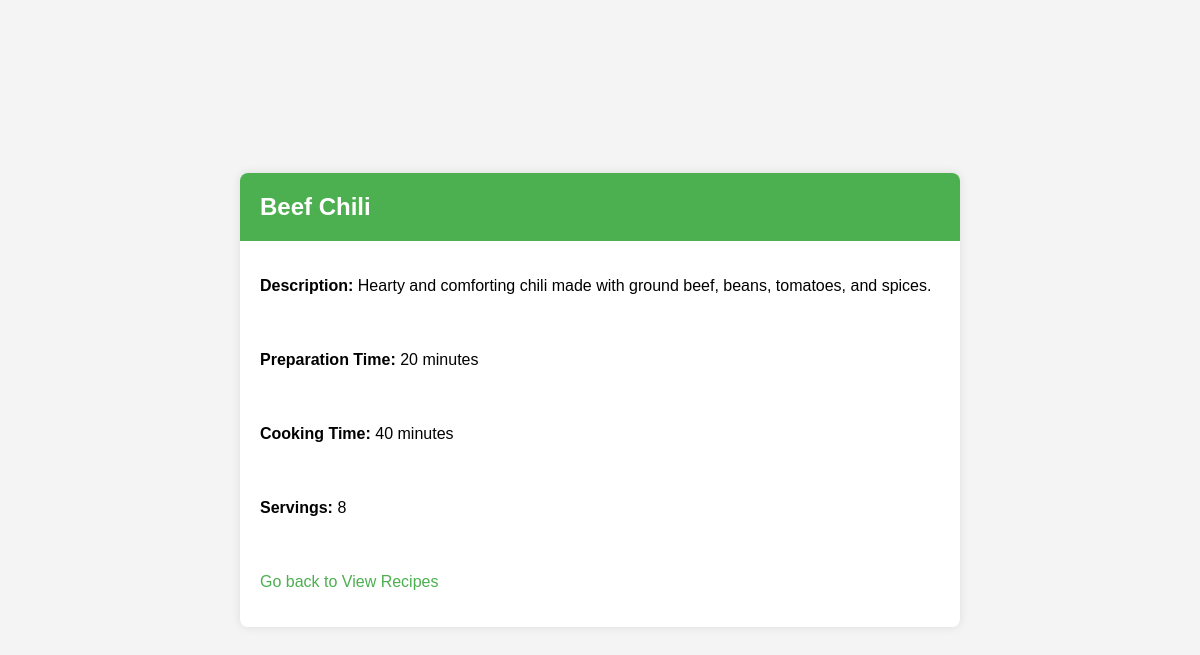
The app's page /recipe_details.php?id=4 with its own data.
### tables this page shows
CREATE TABLE `recipes` (
  `recipe_id` int(11) NOT NULL,
  `title` varchar(255) NOT NULL,
  `description` text DEFAULT NULL,
  `preparation_time` int(11) DEFAULT NULL,
  `cooking_time` int(11) DEFAULT NULL,
  `servings` int(11) DEFAULT NULL,
  `created_at` timestamp NOT NULL DEFAULT current_timestamp(),
  `is_featured` tinyint(1) DEFAULT 0
);

### recipe_details.php (the view, shortened to what this page needs)
<!DOCTYPE html>
<html lang="en">
<head>
</head>
<body>
<div class="container">
    <?php
    include 'db_conn.php';
    if (isset($_GET['id'])) {
        $recipeId = $_GET['id'];
        $sql = "SELECT * FROM recipes WHERE recipe_id = $recipeId";
        $result = $conn->query($sql);
        if ($result->num_rows > 0) {
            $row = $result->fetch_assoc();
            echo "<h2>{$row['title']}</h2>";
            echo "<p><strong>Description:</strong> {$row['description']}</p>";
            echo "<p><strong>Preparation Time:</strong> {$row['preparation_time']} minutes</p>";
            echo "<p><strong>Cooking Time:</strong> {$row['cooking_time']} minutes</p>";
            echo "<p><strong>Servings:</strong> {$row['servings']}</p>";
        } else {
            echo "Recipe not found.";
        }
    } else {
        echo "Invalid recipe ID.";
    }
    ?>
    <p><a href="view_recipes.php">Go back to View Recipes</a></p>
</div>
</body>
</html>

### recipe_details.php (style rules this page uses)
body { font-family: 'Arial', sans-serif; background-color: #f4f4f4; margin: 0; padding: 0; display: flex; justify-content: center; align-items: center; height: 100vh; }
.container { width: 60%; max-width: 800px; margin: 20px; background-color: #fff; border-radius: 8px; box-shadow: 0 0 10px rgba(0, 0, 0, 0.1); overflow: hidden; }
h2 { background-color: #4caf50; color: white; padding: 20px; margin: 0; }
p { padding: 20px; }
a { text-decoration: none; color: #4caf50; }

### records on screen
recipes: title "Beef Chili", description "Hearty and comforting chili made with ground beef, beans, tomatoes, and spices.", preparation_time "20", cooking_time "40", servings "8"
